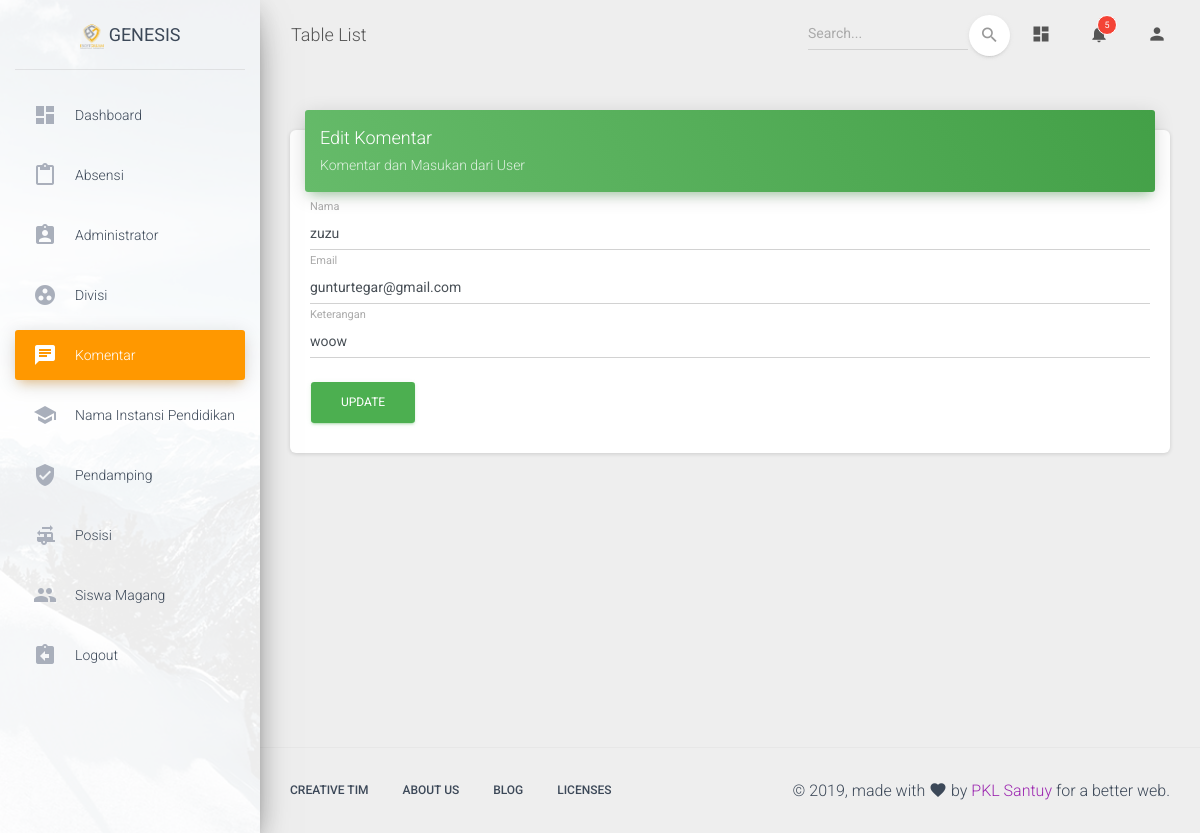
Before: /index.php/Admin/Komentar/update/1 (signed in) with the older database file.
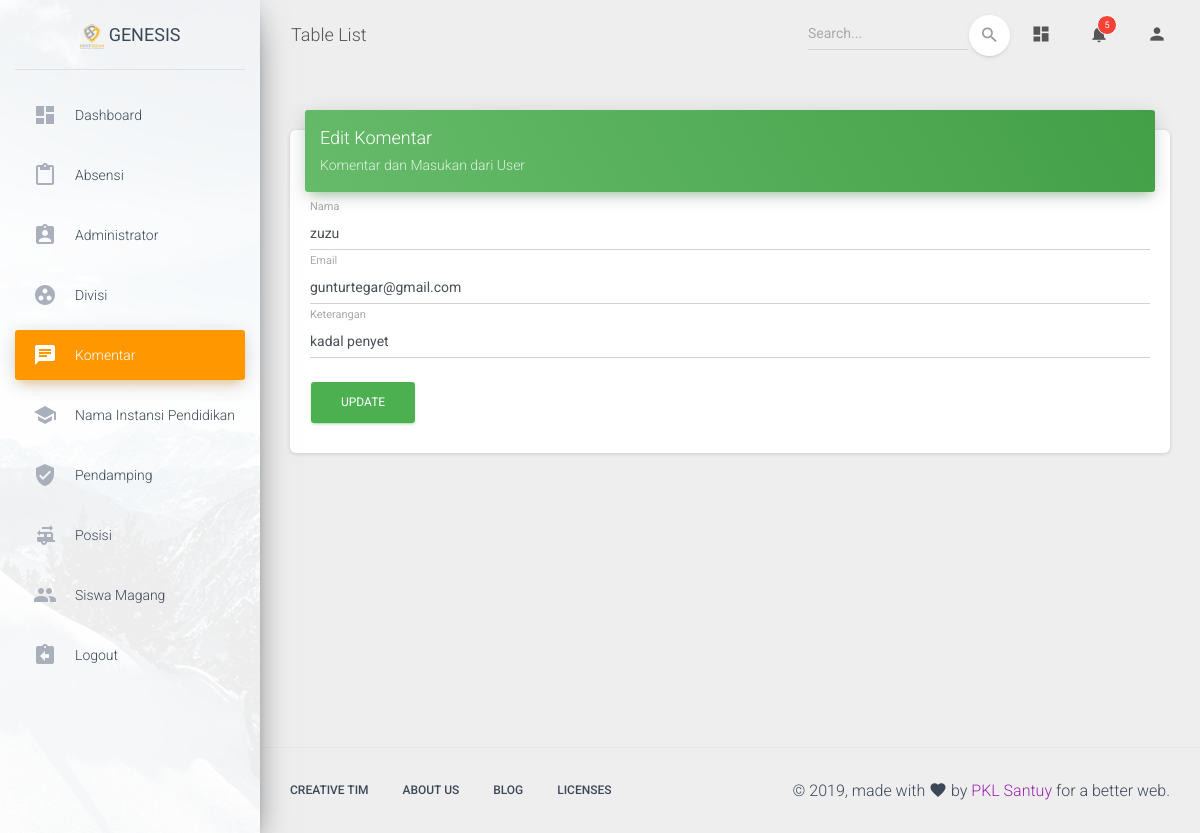
After: the same page with the newer database file.
### tables this page shows
CREATE TABLE `komentar` (
  `id_komentar` int(11) NOT NULL,
  `nama` varchar(45) NOT NULL,
  `email` varchar(55) NOT NULL,
  `keterangan` text NOT NULL
);

### application/controllers/Admin/Komentar.php (called while the page is built, shortened)
<?php
class Komentar extends CI_Controller {
	public function __construct()
	{
		$this->load->library('form_validation');
		$this->load->model('KomentarModel');
	}
	public function update($id)
	{
		$this->form_validation->set_error_delimiters('<p class="text-danger">','</p');
		$this->form_validation->set_rules('nama','Nama',"required|trim");
		$this->form_validation->set_rules('email','Email',"required");
		$this->form_validation->set_rules('keterangan','Keterangan',"required");
		if ($this->form_validation->run() == FALSE) {
			$data['komentar'] = $this->KomentarModel->get_id($id);
			$this->load->view('admin/komentar/template/header');
			$this->load->view('admin/komentar/update',$data);
			$this->load->view('admin/komentar/template/footer');
		} else {
			$this->KomentarModel->update($id);
			redirect('Admin/Komentar','refresh');
		}
	}
}

### index.php (called while the page is built, shortened)
<?php
require_once BASEPATH.'core/CodeIgniter.php';

### application/models/KomentarModel.php (called while the page is built, shortened)
<?php
class KomentarModel extends CI_Model {
	public function get_id($id)
	{
		return $this->db->where('id_komentar',$id)->get('komentar')->row(0);
	}
}

### application/views/admin/komentar/update.php (the view)
<div class="content">
  <div class="container-fluid">
    <div class="row">
      <div class="col-md-12">
        <div class="card">
          <div class="card-header card-header-success">
            <h4 class="card-title ">Edit Komentar</h4>
            <p class="card-category">Komentar dan Masukan dari User</p>
          </div>
          <div class="card-body">
            <form action="" method="post" enctype="multipart/form-data">
                    <div class="form-group">
                        <label class="bmd-label-floating">Nama</label>
                        <input type="text" id="input-nama" name="nama" class="form-control" value="<?php echo $komentar->nama ?>">
                    </div>
                    <div class="form-group">
                        <label class="bmd-label-floating">Email</label>
                        <input type="email" id="input-email" name="email" class="form-control" value="<?php echo $komentar->email ?>">
                    </div>
                    <div class="form-group">
                            <label class="bmd-label-floating">Keterangan</label>
                            <input type="text" id="input-keterangan" name="keterangan" class="form-control" value="<?php echo $komentar->keterangan ?>">
                        </div>
                  <div class="form-group">
                    <input class="btn btn-success" type="submit" value="Update">
                  </div>
                </form>
              </div>
            </div>
          </div>
        </div>
      </div>
    </div>

Changed rows visible on the page:
changed komentar "zuzu": keterangan "woow" → "kadal penyet"
